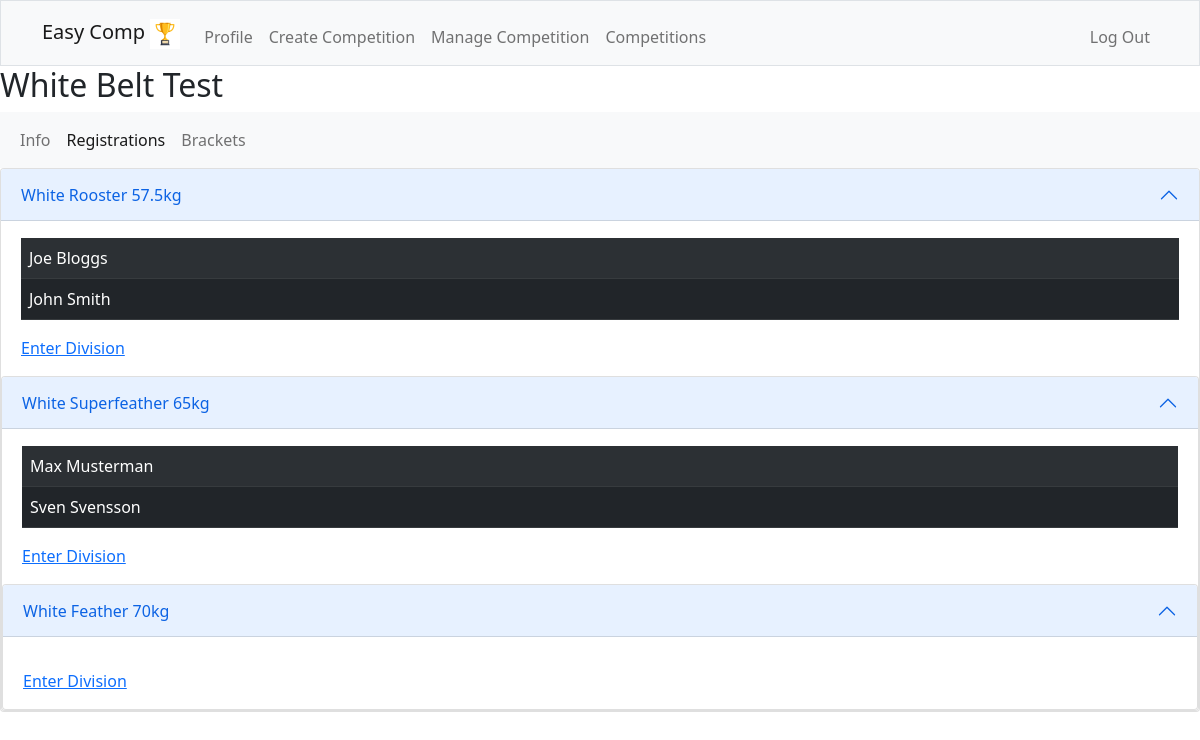
/registrations/White Belt Test (signed in), run on the app's committed database.
### tables this page shows
CREATE TABLE divisions (
    id INTEGER NOT NULL,
    name TEXT NOT NULL,
    comp_id INTEGER NOT NULL,
    comp_name TEXT NOT NULL,
    PRIMARY KEY(id),
    FOREIGN KEY(comp_id) REFERENCES competitions(id)
    FOREIGN KEY(comp_name) REFERENCES competitions(name)
);

### app.py (the view)
@app.route("/registrations/<name>")
@login_required
def registrations(name):
    rows = db.execute("SELECT DISTINCT id FROM competitions WHERE name = ?", name)
    comp_id = rows[0]["id"]
    divisions = {}
    divnames = []
    divids = []
    rows = db.execute("SELECT DISTINCT id, name FROM divisions WHERE comp_id = ?", comp_id)
    for i in range(len(rows)):
        divname = rows[i]["name"]
        divnames.append(divname)
        divid = rows[i]["id"]
        divids.append(divid)
        divisions[divname] = []
    for i in range(len(divids)):
        competitors = []
        divid = divids[i]
        divname = divnames[i]
        rows = db.execute("SELECT DISTINCT firstname, lastname FROM users INNER JOIN competitors on competitors.competitor_id = users.id WHERE division_id = ?", divid)
        if len(rows) != 0:
            for j in range(len(rows)):
                competitor = (rows[j]["firstname"] + " " + rows[j]["lastname"])
                competitors.append(competitor)
            divisions[divname] = competitors
    return render_template("registrations.html", divisions=divisions, name=name)

### app.py (called while the page is built)
@app.after_request
def after_request(response):
    response.headers["Cache-Control"] = "no-cache, no-store, must-revalidate"
    response.headers["Expires"] = 0
    response.headers["Pragma"] = "no-cache"
    return response

### helpers.py (called while the page is built)
def login_required(f):
    @wraps(f)
    def decorated_function(*args, **kwargs):
        if session.get("user_id") is None:
            return redirect("/login")
        return f(*args, **kwargs)
    return decorated_function

### templates/registrations.html (shortened to what this page needs)
{% extends "layout.html" %}
{% block main %}
<h2>{{ name }}</h2>
<nav class="navbar navbar-expand-lg navbar-light bg-light">
    <div class="container-fluid">
      <div class="collapse navbar-collapse" id="navbarNavAltMarkup">
        <div class="navbar-nav">
          <a class="nav-link" href="/competition/{{ name }}">Info</a>
          <a class="nav-link active" href="/registrations/{{ name }}">Registrations</a>
          <a class="nav-link" href="/brackets/{{ name }}">Brackets</a>
        </div>
      </div>
    </div>
  </nav>
{% for division in divisions %}
<div class="accordion" id="accordionDivision">
    <div class="accordion-item">
      <h2 class="accordion-header" id="headingOne">
        <button class="accordion-button" type="button" data-bs-toggle="collapse" data-bs-target="#collapseOne" aria-expanded="true" aria-controls="collapseOne">
          {{ division }}
        </button>
      </h2>
      <div id="collapseOne" class="accordion-collapse collapse show" aria-labelledby="headingOne">
        <div class="accordion-body">
            <table class="table table-dark table-striped">
                <tbody>
                    {% set list1 = divisions[division] %}
                    {% for elem in list1 %}
                    <tr>
                        <td>{{ elem }}</td>
                    </tr>
                    {% endfor %}
                </tbody>
            </table>
            <a href="/enterdivision/{{ name }}:{{ division }}">Enter Division</a>
      </div>
    </div>
{% endfor %}
{% endblock %}

### data on the page
divisions: name "White Rooster 57.5kg", list1 "Joe Bloggs" "John Smith"
divisions: name "White Superfeather 65kg", list1 "Max Musterman" "Sven Svensson"
divisions: name "White Feather 70kg"

### other printed values
{{ name }} "White Belt Test"
